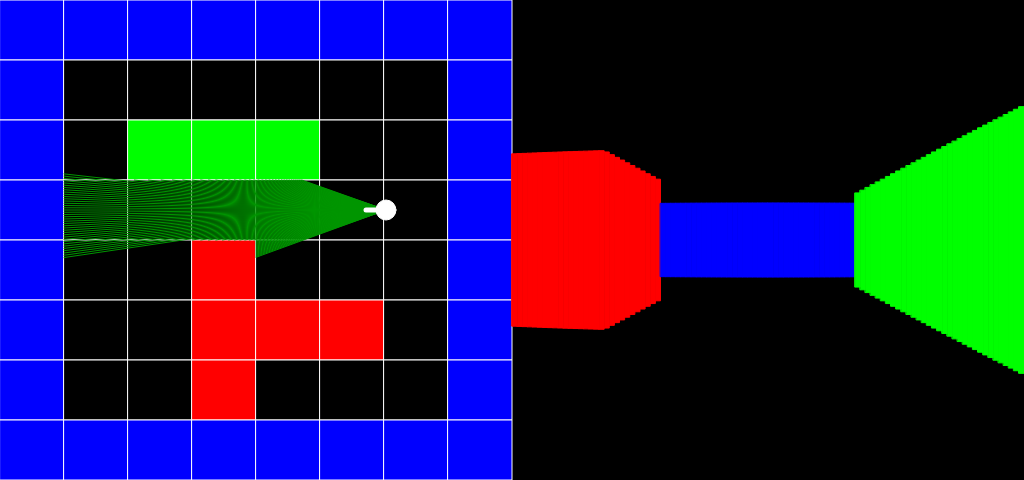
Frame 1 (no input)
Frame 60 (no input): identical to frame 1, image omitted
Frame 120 (the mouse pressed at the canvas centre since frame 60): identical to frame 1, image omitted

The p5.js sketch that drew this single still picture (run headless with seeded random() and noise() and a simulated clock; from frame 60 on, the mouse is pressed at the canvas centre):

// p5.js sketch
// ── sketch.js
/*
  W - Forward
  S - Backward
  A - Rotate CCW
  D - Rotate CW
*/
const DEBUG = false;

let map_x = 8;
let map_y = 8;
let map_size = map_x * map_y;

let screen_width = map_x * map_size * 2;
let screen_height = 480; //map_y * map_size;

let player_size = 20;
let move_speed = 50;
let rotate_speed = 50;

let first_pass = true;

let player_x = (screen_width / 2 / 2) + 130;
let player_y = (screen_height / 2) - 30;
let delta_x;
let delta_y;
let player_angle = 180;

let num_rays = 100;
let ray_max_dist = 500;
let fov = 40;
let fov_step_size = fov / num_rays;

let ceil_offset = 100;
let floor_offset = 100;
let max_height = screen_height - ceil_offset - floor_offset;

let map = [
  1,1,1,1,1,1,1,1,
  1,0,0,0,0,0,0,1,
  1,0,3,3,3,0,0,1,
  1,0,0,0,0,0,0,1,
  1,0,0,2,0,0,0,1,
  1,0,0,2,2,2,0,1,
  1,0,0,2,0,0,0,1,
  1,1,1,1,1,1,1,1,
]

let walls = [];

function setup() {
  createCanvas(screen_width, screen_height);
  angleMode(DEGREES);
  delta_x = cos(player_angle);
  delta_y = sin(player_angle);
  init_walls();

  label = createDiv("Number of Rays: ");
  
  slider = createSlider(4, 750, num_rays);
  slider.input(update_ray_count);

  slider_display = createDiv(slider.value());
}

function update_ray_count() {
  slider_display.html(slider.value());
  num_rays = slider.value();
  fov_step_size = fov / num_rays;
}

function draw() {
  background(0);
  
  // check for inputs
  if (keyIsDown(87)) { // w
    player_y += delta_y * (move_speed / deltaTime);
    player_x += delta_x * (move_speed / deltaTime);
  }
  if (keyIsDown(65)) { // a
    player_angle -= rotate_speed / deltaTime;
    if (player_angle < 0) {
      player_angle = 360;
    }
    delta_x = cos(player_angle);
    delta_y = sin(player_angle);    
  } 
  if (keyIsDown(83)) { // s
    player_y -= delta_y * (move_speed / deltaTime);
    player_x -= delta_x * (move_speed / deltaTime);
  }
 if (keyIsDown(68)) { // d
    player_angle += rotate_speed / deltaTime;
    if (player_angle > 360) {
      player_angle = 0;
    }
    delta_x = cos(player_angle);
    delta_y = sin(player_angle);
  }
  
  draw_grid();
  draw_rays();
  draw_player();
}

function draw_player() {
  stroke(255);
  fill(255);
  circle(player_x, player_y, player_size);
  strokeWeight(5)
  line(player_x, player_y, player_x + (delta_x * 20), player_y + (delta_y * 20));
  strokeWeight(1);
}

function draw_grid() {
  stroke(255);
  
  let grid_item_width = ((screen_width) / map_x / 2);
  let grid_item_height = (screen_height / map_y);
  
  for (let i = 0; i < map_x; i++) {
    for (let j = 0; j < map_y; j++) {
      switch (map[j * map_x + i]) {
        case 1: 
          fill(0, 0, 255);
          break;
        case 2:
          fill(255,0,0);
          break;
        case 3:
          fill(0,255,0);
          break;
        default:
          fill(0);
          break;
      }
      
        rect(i * grid_item_width, j * grid_item_height, grid_item_width, grid_item_height);
    }
  }
}

function init_walls() {
  let grid_item_width = (screen_width / map_x / 2);
  let grid_item_height = (screen_height / map_y);
  
   for (let i = 0; i < map_x; i++) {
    for (let j = 0; j < map_y; j++) {
      if (map[j * map_x + i] > 0) {
        let this_color;
        switch (map[j * map_x + i]) {
          case 1: this_color = {r: 0, g: 0, b: 255};
            break;
          case 2: this_color = {r: 255, g: 0, b: 0};
            break;
          case 3: this_color = {r:0, g:255, b:0};
            break;
        }
          walls.push({x1: i * grid_item_width, y1: j * grid_item_height, x2: (i + 1) * grid_item_width, y2: j * grid_item_height, clr: this_color});
        walls.push({x1: i * grid_item_width, y1: j * grid_item_height, x2: (i) * grid_item_width, y2: (j+1) * grid_item_height, clr: this_color});
        walls.push({x1: i * grid_item_width, y1: (j+1) * grid_item_height, x2: (i + 1) * grid_item_width, y2: (j+1) * grid_item_height, clr: this_color});
        walls.push({x1: (i+1) * grid_item_width, y1: j * grid_item_height, x2: (i + 1) * grid_item_width, y2: (j+1) * grid_item_height, clr: this_color});
      }
    }
   }
}

function draw_rays() {
  let screen_offset = screen_width / 2;
  let column_width = screen_offset / (fov / fov_step_size); // for 3D
  let num_ray = 0;
  let dist_to_proj_plane = (screen_offset / 4) / (1/tan(fov/2));
  for (let a = player_angle - (fov / 2), i = 0; a <= player_angle + (fov / 2); a += fov_step_size, i++) {
    let x2 = player_x + ray_max_dist * cos(a);
    let y2 = player_y + ray_max_dist * sin(a);
    
    let intersection = closest_wall_intersection(player_x, player_y, x2, y2);
    stroke(0,150,0);
    if (intersection == null) {
      line(player_x, player_y, x2, y2);
      continue;   
    }
    line(player_x, player_y, intersection.x, intersection.y);
    
    let intersection_distance = distance(player_x, player_y, intersection.x, intersection.y);
    intersection_distance = constrain(intersection_distance, 0.1, ray_max_dist);
    let column_height = (screen_offset / intersection_distance) * dist_to_proj_plane;
    //100 * (max_height / intersection_distance);
    //p5.prototype.map(intersection_distance, 0, ray_max_dist, max_height, 0, true);
    
    let shading = 0;
    
    stroke(intersection.r - shading, intersection.g - shading, intersection.b - shading);
    fill(intersection.r, intersection.g, intersection.b);
    rect(screen_offset + (i * column_width), ceil_offset + ((max_height - column_height) / 2), column_width, column_height)
    if (first_pass && DEBUG) {
      console.log(`ray #${num_ray} height = ${Math.round(column_height)}, color = r${intersection.r} g${intersection.g} b${intersection.b}`);
    }
    
    num_ray++;
  }
  if (first_pass && DEBUG) {
    first_pass = false;
    console.log(player_x + " " + player_y)
  }
}

function closest_wall_intersection(x1,y1,x2,y2) {
  let points = [];
  let distances = [];
  let colors = [];
  for (let i = 0; i < walls.length; i++) {
    let wall = walls[i];
    let intersection = line_intersection(x1,y1,x2,y2, wall.x1, wall.y1, wall.x2, wall.y2);
    if (intersection === null) {
      points[i] = null;
      distances[i] = Number. MAX_VALUE;
      colors[i] = null;
      continue;
    } else {
      points[i] = intersection;
      distances[i] = distance(player_x,player_y,intersection.x,intersection.y);
      colors[i] = wall.clr;
    }
  }
  let index = distances.indexOf(Math.min(...distances));
  let result = points[index];
  let result_color = colors[index];
  if (result == null) {
    return null;
  } else {
      return {x: result.x, y: result.y, r: result_color.r, g: result_color.g,  b: result_color.b};    
  }
}

function line_intersection(x1,y1,x2,y2,x3,y3,x4,y4) {
  const denom = (y4 - y3) * (x2 - x1) - (x4 - x3) * (y2 - y1);

  // Check if the lines are parallel
  if (denom === 0) {
      return null; // No intersection (lines are parallel)
  }

  const ua = ((x4 - x3) * (y1 - y3) - (y4 - y3) * (x1 - x3)) / denom;
  const ub = ((x2 - x1) * (y1 - y3) - (y2 - y1) * (x1 - x3)) / denom;

  // Check if the intersection point is within the line segments
  if (ua < 0 || ua > 1 || ub < 0 || ub > 1) {
      return null; // No intersection (not within the line segments)
  }

  // Calculate the intersection point
  const intersectionX = x1 + ua * (x2 - x1);
  const intersectionY = y1 + ua * (y2 - y1);
  // stroke (255);
  // fill(255);
  // circle(intersectionX, intersectionY, 15);
  return { x: intersectionX, y: intersectionY };
}

function distance(x1, y1, x2, y2) {
    const dx = x2 - x1; // Difference in x-coordinates
    const dy = y2 - y1; // Difference in y-coordinates
    return Math.sqrt(dx * dx + dy * dy); // Apply the distance formula
}
